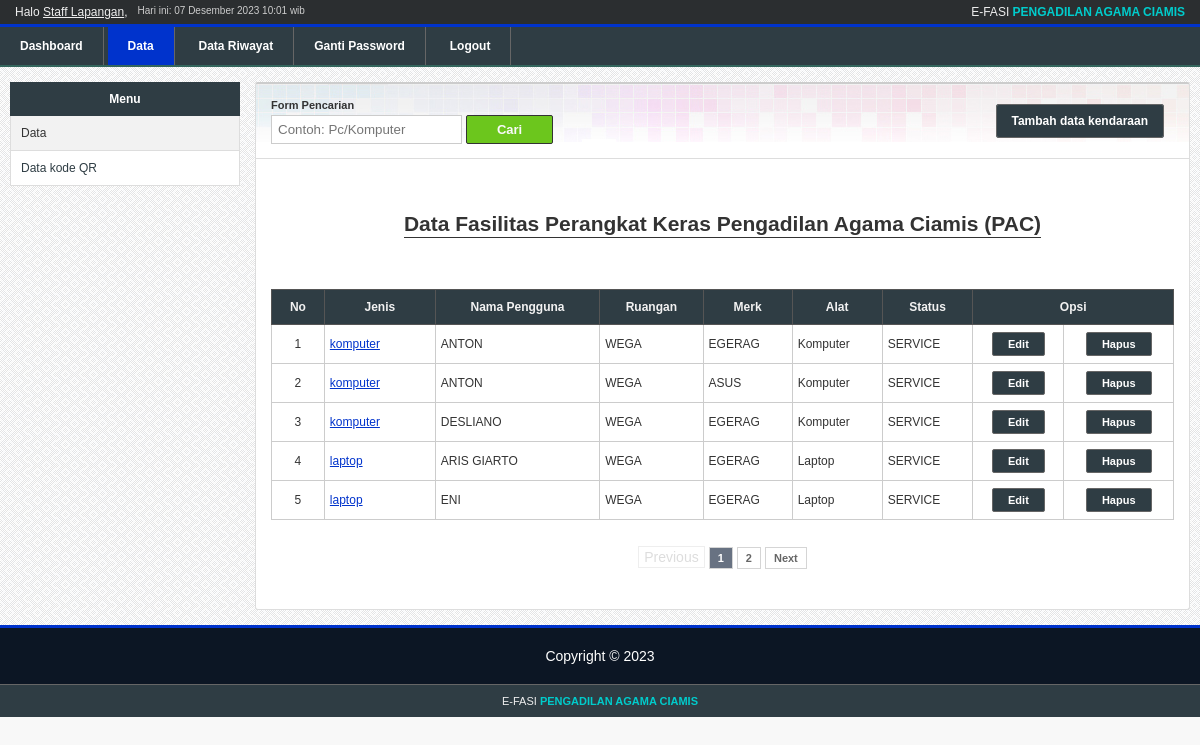
The app's page /skripsi/apps/kendaraan/index.php (signed in) with its own data.
### tables this page shows
CREATE TABLE `user` (
  `id_user` tinyint(2) NOT NULL,
  `username` varchar(35) NOT NULL,
  `namalengkap` varchar(50) NOT NULL,
  `password` char(40) NOT NULL,
  `tipe_user` enum('manager','admin','slapangan') NOT NULL,
  `no_telp` varchar(14) NOT NULL,
  `terakhir_login` datetime NOT NULL,
  `token` text NOT NULL
);

CREATE TABLE `kendaraan` (
  `id_kendaraan` int(11) NOT NULL,
  `no_polisi` enum('komputer','laptop','printer') NOT NULL,
  `nama_stnk` varchar(35) NOT NULL,
  `merk` varchar(25) NOT NULL,
  `jenis` enum('komputer','laptop','printer') NOT NULL,
  `tahun_pembuatan` enum('ketua','wakil','hakim','sekretaris','panitera','panitera pengganti','kesekretariatan','kepaniteraan','ptsp') NOT NULL,
  `no_rangka` varchar(35) NOT NULL,
  `no_mesin` varchar(35) NOT NULL,
  `posisi_stnk` varchar(35) NOT NULL,
  `nama_bpkb` varchar(35) NOT NULL,
  `posisi_bpkb` varchar(35) NOT NULL,
  `status_kendaraan` varchar(10) NOT NULL,
  `id_master_asuransi` tinyint(2) UNSIGNED DEFAULT NULL,
  `id_penggunakendaraan` int(11) NOT NULL
);

CREATE TABLE `pengguna_kendaraan` (
  `id_penggunakendaraan` int(11) NOT NULL,
  `nama_pengguna` varchar(35) NOT NULL,
  `jabatan_pengguna` varchar(35) NOT NULL,
  `no_telp` varchar(16) NOT NULL,
  `tgl_input` date NOT NULL,
  `id_user` tinyint(2) NOT NULL
);

### skripsi/modules/connect.php (called while the page is built, shortened)
<?php
$connect = mysqli_connect(DB_HOST, DB_USER, DB_PASSWORD);
if($connect){
    function query($sql){
        global $connect;
        $query = mysqli_query($connect, $sql);
        return  $query;
    }
} else {
    die('Unable to connect to '.DB_HOST);
}
?>

### skripsi/modules/library.php (called while the page is built, shortened)
<?php
function monthToId($month){
    switch($month){
        default:
            $month = 'Desember';
            break;
    }
    return $month;
}

### skripsi/apps/kendaraan/default.php (the view, shortened to what this page needs)
<div style="border-bottom:1px solid #ddd;overflow:hidden;margin:0 -20px;padding:0 20px;">
	<ul id="content-menu">
		<li><a class="btn" href='?sub=add.php'>Tambah data kendaraan</a></li>
	</ul>
	<form method="get" action="index.php" style="float:left">
		<div style="font-size:11px;font-weight:bold;margin-bottom:4px;">Form Pencarian</div>
		<input name="q" type="text" value="<?php echo $_GET['q'];?>" placeholder="Contoh: Pc/Komputer"/>
		<input type="submit" value="Cari"/>
	</form>
</div>
<h2 class="content-title">
	<span>Data Fasilitas Perangkat Keras Pengadilan Agama Ciamis (PAC)</span>
</h2>
<table border="1" class="list">
<tr>
	<th>No</th>
	<th>Jenis</th>
	<th>Nama Pengguna</th>
	<th>Ruangan</th>
	<th>Merk</th>
	<th>Alat</th>
	<th>Status</th>
	<th colspan='2'>Opsi</th>
</tr>
<?php
$whereClaue = '';
$sql = "SELECT * FROM kendaraan AS K, pengguna_kendaraan AS P WHERE K.id_penggunakendaraan=P.id_penggunakendaraan $whereClaue";
$query = query($sql);
$totalRows = mysqli_num_rows($query);
$limit = 5;
$pages = new Paginator($limit, 'page');
$pages->set_total($totalRows);
parse_str($_SERVER['QUERY_STRING'], $params);
unset($params['page']);
$params = empty($params) ? '' : '&'.http_build_query($params);
$pagination = $pages->page_links('?', $params);
$sql .= ' '.$pages->get_limit();
$query = query($sql);
$no = 1 + (( ($_GET['page'] ?  $_GET['page'] : 1) - 1) * $limit);
if($totalRows == 0){
	?>
	<tr>
		<td colspan="12" class="nodata">Belum ada data</td>
	</tr>
	<?php
} else {
	while($data = mysqli_fetch_array($query)){
		?>
		<tr>
			<td align="center"><?php echo $no;?></td>
			<td width='100'>
				<a  href="javascript:void(0)" onClick="return popup('<?php echo BASEURL;?>/apps/kendaraan/detail.php?id_kendaraan=<?php echo $data['id_kendaraan'];?>', 'Detail Kendaraan', 500, 500)">
				<?php echo $data['no_polisi'];?>
				</a>
			</td>
			<td><?php echo $data['nama_pengguna'];?></td>
			<td><?php echo $data['nama_stnk'];?></td>
			<td><?php echo $data['merk'];?></td>
			<td><?php echo ucfirst($data['jenis']);?></td>
			<td><?php echo $data['nama_bpkb'];?></td>
			<td align="center">
				<form method='POST' action='?sub=edit.php'>
				<input type='submit' name='edit' Value='Edit'>
				</form>
			</td>
			<td align="center">
				<form class="delete" method='POST' action='action.php'>
				<input type='submit' name='delete' Value='Hapus'>
				</form>
			</td>
		</tr>
		<?php
		++$no;
	}
}?>
</table>
<?php
echo $pagination;
?>

### skripsi/apps/components/header.php (shortened to what this page needs)
<?php
$sql = "SELECT * FROM user WHERE id_user='{$_SESSION['id_user']}'";
$query = query($sql);
$data = mysqli_fetch_array($query);
?>
<div id="header">
    <div id="top-bar">
        <div id="hello"><?php echo 'Halo <u>'.$data['namalengkap'].'</u>';?>, </div>
        <div id="date">Hari ini: <?php echo date('d'),' ',monthToId(date('m')),' ', date('Y H:i');?> wib</div>
        <div id="appname">E-FASI <b>PENGADILAN AGAMA CIAMIS</b></div>
    </div>
   <ul id="menu">
    <li<?php echo $page == 'home' ? ' class="active"' : ''; ?>>
        <a href="<?php echo APPURL; ?>/home/">Dashboard</a>
    </li>
    <li<?php echo $page == 'kendaraan' ? ' class="active"' : ''; ?>>
        <a href="<?php echo APPURL; ?>/kendaraan/">Data</a>
    </li>
    <li<?php echo $page == 'asuransi' ? ' class="active"':'';?>><a href="<?php echo APPURL;?>/asuransi/">Data Riwayat</a><li>
    <li<?php echo $page == 'changepassword' ? ' class="active"' : ''; ?>>
        <a href="<?php echo APPURL; ?>/changepassword/">Ganti Password</a>
    </li>
    <li>
        <a href="<?php echo APPURL; ?>/login/logout.php">Logout</a>
    </li>
</ul>
</div>

### skripsi/css/style.css (style rules this page uses)
html, body { padding:0; margin:0; }
body { font-size:9pt; background-color:#f8f8f8; color:#333; font-family: arial; font-size: 14px; }
input[type=text], input[type=password], select, textarea { padding:6px; border:1px solid #ccc; }
input[type=submit], input[type=reset] { padding:6px 14px; }
input[type=submit] { background-color:#6cc61d; border:1px solid #333; color:#f9f9f9; padding:6px 30px; font-size: 13px; cursor:pointer; border-radius:2px; font-weight: bold; }
#top-bar { color:#eee; background-color:#2b2e30; padding:5px 15px; font-size:12px; overflow:hidden; }
#top-bar #appname { float:right; }
#top-bar #appname b { color:#00CCCC; }
#top-bar #hello, #top-bar #date { float:left; }
#top-bar #date { color:#ccc; margin-left:10px; font-size:10px; }
#menu { border-top:3px solid #0033CC; border-bottom:2px solid rgb(52, 102, 93); background-color:#2F3D44; color:#fff; padding:0; margin:0; display:block; width: 100%; }
#menu li { display:inline-block; list-style-type:none; }
#menu li a { color:#fff; font-weight: bold; text-decoration:none; font-family:arial; display:block; padding:12px 20px; border-right:1px solid #666; font-size:12px; position:relative }
#menu li.active { background-color:#0033CC; }
a { color:#0033CC; }
table.list { border-collapse: collapse; width:100%; background-color:#fff; }
table.list th { background-color:#2F3D44; color:#f2f2f2; font-weight:bold; border:1px solid #555; font-size:12px; padding:10px; }
table.list td { border:1px solid #ccc; font-size:12px; padding:7px 5px; }
table.list form { margin:0; padding:0; }
table.list button, table.list input[type=button], table.list input[type=submit] { padding:5px 15px; background-color:#2F3D44; border:1px solid #666; border-radius:2px; color:#fff; text-decoration:none; font-size:11px; }
h2.content-title { text-align:center; margin:50px 0; line-height:30px; }
h2.content-title span { border-bottom:1px solid #333; padding-bottom:2px; }
#content-menu { padding:0; margin:15px 0 20px 0; float:right; }
#content-menu li { display:inline-block; margin-right:10px; }
#content-menu li a { padding:9px 15px; background-color:#2F3D44; border:1px solid #666; border-radius:3px; color:#fff; text-decoration:none; font-size:12px; font-weight: bold; }

### records on screen
user: namalengkap "Staff Lapangan"
kendaraan: no_polisi "komputer", id_penggunakendaraan.nama_pengguna "ANTON", nama_stnk "WEGA", merk "EGERAG", jenis "Komputer", nama_bpkb "SERVICE"
kendaraan: no_polisi "komputer", id_penggunakendaraan.nama_pengguna "ANTON", nama_stnk "WEGA", merk "ASUS", jenis "Komputer", nama_bpkb "SERVICE"
kendaraan: no_polisi "komputer", id_penggunakendaraan.nama_pengguna "DESLIANO", nama_stnk "WEGA", merk "EGERAG", jenis "Komputer", nama_bpkb "SERVICE"
kendaraan: no_polisi "laptop", id_penggunakendaraan.nama_pengguna "ARIS GIARTO", nama_stnk "WEGA", merk "EGERAG", jenis "Laptop", nama_bpkb "SERVICE"
kendaraan: no_polisi "laptop", id_penggunakendaraan.nama_pengguna "ENI", nama_stnk "WEGA", merk "EGERAG", jenis "Laptop", nama_bpkb "SERVICE"
